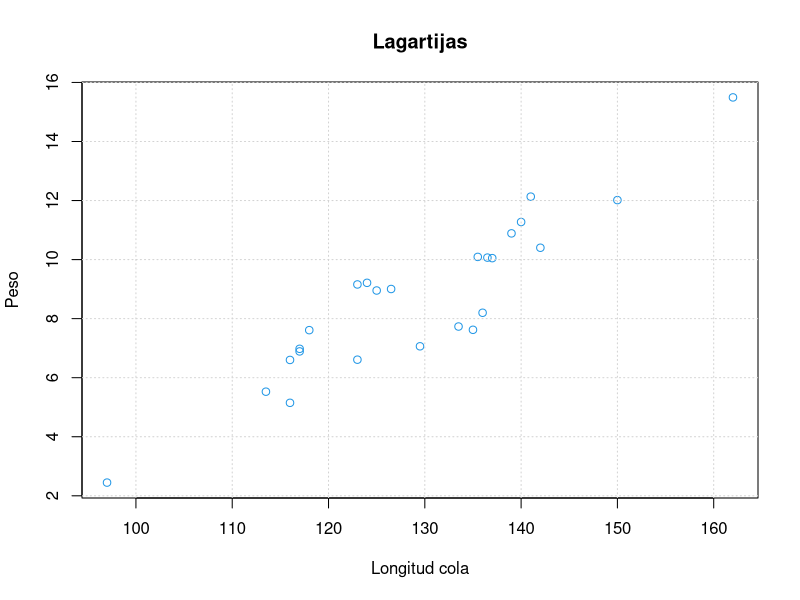

This chart was generated by the following R code:
D=data.frame(Nombre=c('Hugo','Paco','Luis'),
             Edad=c(12,15,10),
             Peso=c(43,50,100))

lagart=read.csv(file="lagartijas.csv",header = TRUE)
masa = lagart[1:25,2]

#media a la fuerza bruta
prom_masa = sum(masa)/length(masa)
mean(masa)

#varianza
sum((masa-mean(masa))^2)/(length(masa)-1)
#Varianza
var(masa)
#Desviacion estandard
sd(masa)

x=lagart[1:25,4]
y=masa
plot(x,y,col=4,xlab = 'Longitud cola',ylab = "Peso")
title("Lagartijas")
grid()